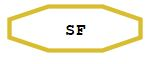
#> input picture 3d_obj/SF.JPG, 157 x 64 px; its folder holds only this picture in this run
$ python -i convertpng2svg.py   (imports and definitions only)
#> lines starting #> are read from the running program, lines starting #| are printed output that depends on the picture; after the words box and inside, x2 and y2 are one past the last pixel; in counts of white or black regions, pixels touching at a corner belong together
import cv2
import svgwrite
from pathlib import Path


def find_contours(binary_image):
    # Trova i contorni nell'immagine binaria
    contours, _ = cv2.findContours(binary_image, cv2.RETR_EXTERNAL, cv2.CHAIN_APPROX_SIMPLE)
    return contours


def draw_svg(contours, output_svg_path):
    # Create a new SVG file
    dwg = svgwrite.Drawing(output_svg_path, profile='tiny')

    # Draw every contour found in the image
    for contour in contours:
        # Create a SVG path for the contour points
        path = svgwrite.path.Path(stroke='black', fill='none')
        first_point = True
        for point in contour:
            # Flatten the point array and extract x, y coordinates
            x, y = point.ravel()
            if first_point:
                path.push('M', x, y)
                first_point = False
            else:
                path.push('L', x, y)
        path.push('Z')
        dwg.add(path)

    # Save the SVG file
    dwg.save()


def vectorize_image(image_path, output_svg_path):
    # Leggi l'immagine in scala di grigi
#> called with image_path = '../3d_obj/SF.JPG', output_svg_path = 'out.png'
    image = cv2.imread(str(image_path), cv2.IMREAD_GRAYSCALE)
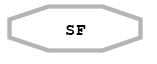
#> image: shape (64, 157); min 0, max 255, mean 242.6

    # Applica un threshold per ottenere una immagine binaria
    # Qui è possibile regolare il valore di thresholding per catturare meglio i contorni
    _, binary_image = cv2.threshold(image, 128, 255, cv2.THRESH_BINARY | cv2.THRESH_OTSU)
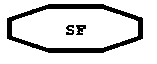
#> binary_image: shape (64, 157); 84.7% white; 3 black regions, box (x1, y1, x2, y2) and area: (7, 4, 143, 53) 1416, (76, 25, 86, 35) 65, (66, 25, 74, 35) 54

    # Trova i contorni nell'immagine binaria
    contours = find_contours(binary_image)
#> in find_contours, `contours, _ = cv2.findContours(binary_image, cv2.RETR_EXTERNAL, cv2.CH..`: contours = [[[0, 0], [0, 63], [156, 63], [156, 0]]]
#> contours = [[[0, 0], [0, 63], [156, 63], [156, 0]]]

    # Disegna i contorni in un file SVG
    draw_svg(contours, output_svg_path)
#> (the call stopped at in draw_svg, `dwg = svgwrite.Drawing(output_svg_path, profile='tiny')`: svgwrite is not available in this run)


# Percorso della cartella contenente le immagini PNG
input_directory = Path('icons')

# Percorso della cartella in cui verranno salvati i file SVG
output_directory = Path('icons')
# [7 lines not run here, left out]

>>> result = vectorize_image('../3d_obj/SF.JPG', 'out.png')
